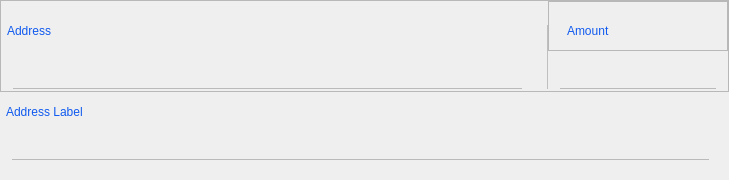
<?xml version="1.0" encoding="UTF-8"?>
<ui version="4.0">
 <class>SendCoinsEntry</class>
 <widget class="QStackedWidget" name="SendCoinsEntry">
  <property name="geometry">
   <rect>
    <x>0</x>
    <y>0</y>
    <width>729</width>
    <height>180</height>
   </rect>
  </property>
  <property name="maximumSize">
   <size>
    <width>16777215</width>
    <height>180</height>
   </size>
  </property>
  <property name="focusPolicy">
   <enum>Qt::TabFocus</enum>
  </property>
  <property name="autoFillBackground">
   <bool>false</bool>
  </property>
  <widget class="QWidget" name="SendCoins">
   <property name="maximumSize">
    <size>
     <width>16777215</width>
     <height>180</height>
    </size>
   </property>
   <layout class="QVBoxLayout" name="verticalLayout" stretch="1,0,0">
    <property name="spacing">
     <number>0</number>
    </property>
    <property name="leftMargin">
     <number>0</number>
    </property>
    <property name="topMargin">
     <number>0</number>
    </property>
    <property name="rightMargin">
     <number>0</number>
    </property>
    <property name="bottomMargin">
     <number>0</number>
    </property>
    <item>
     <widget class="QFrame" name="frame">
      <property name="sizePolicy">
       <sizepolicy hsizetype="Preferred" vsizetype="Minimum">
        <horstretch>0</horstretch>
        <verstretch>0</verstretch>
       </sizepolicy>
      </property>
      <property name="frameShape">
       <enum>QFrame::StyledPanel</enum>
      </property>
      <property name="frameShadow">
       <enum>QFrame::Raised</enum>
      </property>
      <property name="lineWidth">
       <number>0</number>
      </property>
      <layout class="QGridLayout" name="gridLayout_2" columnstretch="2,0,0">
       <property name="leftMargin">
        <number>0</number>
       </property>
       <property name="topMargin">
        <number>0</number>
       </property>
       <property name="rightMargin">
        <number>0</number>
       </property>
       <property name="bottomMargin">
        <number>0</number>
       </property>
       <property name="spacing">
        <number>0</number>
       </property>
       <item row="0" column="1" rowspan="2">
        <widget class="QLabel" name="label_5">
         <property name="minimumSize">
          <size>
           <width>1</width>
           <height>0</height>
          </size>
         </property>
         <property name="maximumSize">
          <size>
           <width>1</width>
           <height>16777215</height>
          </size>
         </property>
         <property name="styleSheet">
          <string notr="true">background-color:#bfbfbf;
margin-top:24px</string>
         </property>
         <property name="text">
          <string/>
         </property>
        </widget>
       </item>
       <item row="1" column="0">
        <layout class="QHBoxLayout" name="payToLayout">
         <property name="spacing">
          <number>2</number>
         </property>
         <property name="rightMargin">
          <number>9</number>
         </property>
         <item>
          <widget class="QValidatedLineEdit" name="payTo">
           <property name="focusPolicy">
            <enum>Qt::StrongFocus</enum>
           </property>
           <property name="toolTip">
            <string>The Bitcoin address to send the payment to</string>
           </property>
           <property name="styleSheet">
            <string notr="true">#payTo {   
	padding:8;
   margin-left:12px;
	font-size:16px;
	margin-right:16px;
	background:transparent;
   background-color:transparent;
	border-top:none;
	border-left:none;
	border-right:none;
   border-bottom:1px solid #bababa;
}

#payTo:focus {
    border-bottom:1px solid #105aef;
}</string>
           </property>
          </widget>
         </item>
        </layout>
       </item>
       <item row="0" column="0">
        <widget class="QLabel" name="label">
         <property name="sizePolicy">
          <sizepolicy hsizetype="Preferred" vsizetype="Minimum">
           <horstretch>0</horstretch>
           <verstretch>0</verstretch>
          </sizepolicy>
         </property>
         <property name="minimumSize">
          <size>
           <width>0</width>
           <height>30</height>
          </size>
         </property>
         <property name="maximumSize">
          <size>
           <width>16777215</width>
           <height>20</height>
          </size>
         </property>
         <property name="styleSheet">
          <string notr="true">padding:0px;
margin:0px;
margin-left:6px;
color:#105AEF;</string>
         </property>
         <property name="text">
          <string>Address</string>
         </property>
         <property name="margin">
          <number>0</number>
         </property>
         <property name="indent">
          <number>0</number>
         </property>
        </widget>
       </item>
       <item row="1" column="2">
        <widget class="QLineEdit" name="payAmount">
         <property name="focusPolicy">
          <enum>Qt::StrongFocus</enum>
         </property>
         <property name="styleSheet">
          <string notr="true">#payAmount {
	padding:8;
  margin-left:12px;
	margin-right:12px;
	font-size:16px;
	background:transparent;
   background-color:transparent;
	border-top:none;
	border-left:none;
	border-right:none;
   border-bottom:1px solid #bababa;
}

#payAmount_2:focus {
    border-bottom:1px solid #105aef;
}</string>
         </property>
        </widget>
       </item>
       <item row="0" column="2">
        <widget class="QFrame" name="frame_2">
         <property name="frameShape">
          <enum>QFrame::StyledPanel</enum>
         </property>
         <property name="frameShadow">
          <enum>QFrame::Raised</enum>
         </property>
         <layout class="QHBoxLayout" name="horizontalLayout">
          <item>
           <widget class="QLabel" name="label_2">
            <property name="sizePolicy">
             <sizepolicy hsizetype="Preferred" vsizetype="Minimum">
              <horstretch>0</horstretch>
              <verstretch>0</verstretch>
             </sizepolicy>
            </property>
            <property name="minimumSize">
             <size>
              <width>0</width>
              <height>30</height>
             </size>
            </property>
            <property name="maximumSize">
             <size>
              <width>16777215</width>
              <height>20</height>
             </size>
            </property>
            <property name="styleSheet">
             <string notr="true">border:none;
margin:0px;
margin-left:6px;
padding:0px;
color:#105AEF;</string>
            </property>
            <property name="text">
             <string>Amount</string>
            </property>
            <property name="margin">
             <number>0</number>
            </property>
           </widget>
          </item>
          <item alignment="Qt::AlignRight|Qt::AlignBottom">
           <widget class="QPushButton" name="btnRemove">
            <property name="sizePolicy">
             <sizepolicy hsizetype="Minimum" vsizetype="Expanding">
              <horstretch>0</horstretch>
              <verstretch>0</verstretch>
             </sizepolicy>
            </property>
            <property name="styleSheet">
             <string notr="true">border:none;
background-color:transparent;
margin:0px;
padding:0px;</string>
            </property>
            <property name="text">
             <string/>
            </property>
            <property name="icon">
             <iconset resource="../veil.qrc">
              <normaloff>:/icons/ic-close-svg</normaloff>:/icons/ic-close-svg</iconset>
            </property>
           </widget>
          </item>
         </layout>
        </widget>
       </item>
      </layout>
     </widget>
    </item>
    <item>
     <widget class="QFrame" name="frame">
      <property name="sizePolicy">
       <sizepolicy hsizetype="Preferred" vsizetype="Minimum">
        <horstretch>0</horstretch>
        <verstretch>0</verstretch>
       </sizepolicy>
      </property>
      <property name="styleSheet">
       <string notr="true">margin:0px;
padding:0px;
border:none;</string>
      </property>
      <layout class="QVBoxLayout" name="verticalLayout_3">
       <property name="spacing">
        <number>0</number>
       </property>
       <property name="leftMargin">
        <number>0</number>
       </property>
       <property name="topMargin">
        <number>0</number>
       </property>
       <property name="rightMargin">
        <number>0</number>
       </property>
       <property name="bottomMargin">
        <number>0</number>
       </property>
       <item>
        <widget class="QLabel" name="label_3">
         <property name="sizePolicy">
          <sizepolicy hsizetype="Preferred" vsizetype="Minimum">
           <horstretch>0</horstretch>
           <verstretch>0</verstretch>
          </sizepolicy>
         </property>
         <property name="minimumSize">
          <size>
           <width>0</width>
           <height>30</height>
          </size>
         </property>
         <property name="maximumSize">
          <size>
           <width>16777215</width>
           <height>20</height>
          </size>
         </property>
         <property name="styleSheet">
          <string notr="true">border:none;
margin:0px;
padding:0px;
color:#105AEF;
margin-left:3px;</string>
         </property>
         <property name="text">
          <string>Address Label</string>
         </property>
         <property name="margin">
          <number>0</number>
         </property>
        </widget>
       </item>
       <item>
        <widget class="QLineEdit" name="addAsLabel">
         <property name="focusPolicy">
          <enum>Qt::StrongFocus</enum>
         </property>
         <property name="toolTip">
          <string>Enter a label for this address to add it to the list of used addresses</string>
         </property>
         <property name="styleSheet">
          <string notr="true">#addAsLabel {   
	padding:8;
  margin-left:12px;
	margin-right:20px;
	font-size:16px;
	background:transparent;
   background-color:transparent;
	border-top:none;
	border-left:none;
	border-right:none;
   border-bottom:1px solid #bababa;
}

#addAsLabel:focus {
    border-bottom:1px solid #105aef;
}</string>
         </property>
        </widget>
       </item>
      </layout>
     </widget>
    </item>
    <item>
     <spacer name="verticalSpacer_2">
      <property name="orientation">
       <enum>Qt::Vertical</enum>
      </property>
      <property name="sizeHint" stdset="0">
       <size>
        <width>20</width>
        <height>20</height>
       </size>
      </property>
     </spacer>
    </item>
   </layout>
  </widget>
  <widget class="QFrame" name="SendCoinsOld">
   <property name="toolTip">
    <string>This is a normal payment.</string>
   </property>
   <property name="frameShape">
    <enum>QFrame::NoFrame</enum>
   </property>
   <layout class="QGridLayout" name="gridLayout">
    <property name="topMargin">
     <number>8</number>
    </property>
    <property name="bottomMargin">
     <number>4</number>
    </property>
    <property name="horizontalSpacing">
     <number>12</number>
    </property>
    <property name="verticalSpacing">
     <number>8</number>
    </property>
   </layout>
  </widget>
  <widget class="QFrame" name="SendCoins_UnauthenticatedPaymentRequest">
   <property name="palette">
    <palette>
     <active>
      <colorrole role="WindowText">
       <brush brushstyle="SolidPattern">
        <color alpha="255">
         <red>0</red>
         <green>0</green>
         <blue>0</blue>
        </color>
       </brush>
      </colorrole>
      <colorrole role="Button">
       <brush brushstyle="SolidPattern">
        <color alpha="255">
         <red>255</red>
         <green>255</green>
         <blue>127</blue>
        </color>
       </brush>
      </colorrole>
      <colorrole role="Light">
       <brush brushstyle="SolidPattern">
        <color alpha="255">
         <red>255</red>
         <green>255</green>
         <blue>255</blue>
        </color>
       </brush>
      </colorrole>
      <colorrole role="Midlight">
       <brush brushstyle="SolidPattern">
        <color alpha="255">
         <red>255</red>
         <green>255</green>
         <blue>191</blue>
        </color>
       </brush>
      </colorrole>
      <colorrole role="Dark">
       <brush brushstyle="SolidPattern">
        <color alpha="255">
         <red>127</red>
         <green>127</green>
         <blue>63</blue>
        </color>
       </brush>
      </colorrole>
      <colorrole role="Mid">
       <brush brushstyle="SolidPattern">
        <color alpha="255">
         <red>170</red>
         <green>170</green>
         <blue>84</blue>
        </color>
       </brush>
      </colorrole>
      <colorrole role="Text">
       <brush brushstyle="SolidPattern">
        <color alpha="255">
         <red>0</red>
         <green>0</green>
         <blue>0</blue>
        </color>
       </brush>
      </colorrole>
      <colorrole role="BrightText">
       <brush brushstyle="SolidPattern">
        <color alpha="255">
         <red>255</red>
         <green>255</green>
         <blue>255</blue>
        </color>
       </brush>
      </colorrole>
      <colorrole role="ButtonText">
       <brush brushstyle="SolidPattern">
        <color alpha="255">
         <red>0</red>
         <green>0</green>
         <blue>0</blue>
        </color>
       </brush>
      </colorrole>
      <colorrole role="Base">
       <brush brushstyle="SolidPattern">
        <color alpha="255">
         <red>255</red>
         <green>255</green>
         <blue>255</blue>
        </color>
       </brush>
      </colorrole>
      <colorrole role="Window">
       <brush brushstyle="SolidPattern">
        <color alpha="255">
         <red>255</red>
         <green>255</green>
         <blue>127</blue>
        </color>
       </brush>
      </colorrole>
      <colorrole role="Shadow">
       <brush brushstyle="SolidPattern">
        <color alpha="255">
         <red>0</red>
         <green>0</green>
         <blue>0</blue>
        </color>
       </brush>
      </colorrole>
      <colorrole role="AlternateBase">
       <brush brushstyle="SolidPattern">
        <color alpha="255">
         <red>255</red>
         <green>255</green>
         <blue>191</blue>
        </color>
       </brush>
      </colorrole>
      <colorrole role="ToolTipBase">
       <brush brushstyle="SolidPattern">
        <color alpha="255">
         <red>255</red>
         <green>255</green>
         <blue>220</blue>
        </color>
       </brush>
      </colorrole>
      <colorrole role="ToolTipText">
       <brush brushstyle="SolidPattern">
        <color alpha="255">
         <red>0</red>
         <green>0</green>
         <blue>0</blue>
        </color>
       </brush>
      </colorrole>
     </active>
     <inactive>
      <colorrole role="WindowText">
       <brush brushstyle="SolidPattern">
        <color alpha="255">
         <red>0</red>
         <green>0</green>
         <blue>0</blue>
        </color>
       </brush>
      </colorrole>
      <colorrole role="Button">
       <brush brushstyle="SolidPattern">
        <color alpha="255">
         <red>255</red>
         <green>255</green>
         <blue>127</blue>
        </color>
       </brush>
      </colorrole>
      <colorrole role="Light">
       <brush brushstyle="SolidPattern">
        <color alpha="255">
         <red>255</red>
         <green>255</green>
         <blue>255</blue>
        </color>
       </brush>
      </colorrole>
      <colorrole role="Midlight">
       <brush brushstyle="SolidPattern">
        <color alpha="255">
         <red>255</red>
         <green>255</green>
         <blue>191</blue>
        </color>
       </brush>
      </colorrole>
      <colorrole role="Dark">
       <brush brushstyle="SolidPattern">
        <color alpha="255">
         <red>127</red>
         <green>127</green>
         <blue>63</blue>
        </color>
       </brush>
      </colorrole>
      <colorrole role="Mid">
       <brush brushstyle="SolidPattern">
        <color alpha="255">
         <red>170</red>
         <green>170</green>
         <blue>84</blue>
        </color>
       </brush>
      </colorrole>
      <colorrole role="Text">
       <brush brushstyle="SolidPattern">
        <color alpha="255">
         <red>0</red>
         <green>0</green>
         <blue>0</blue>
        </color>
       </brush>
      </colorrole>
      <colorrole role="BrightText">
       <brush brushstyle="SolidPattern">
        <color alpha="255">
         <red>255</red>
         <green>255</green>
         <blue>255</blue>
        </color>
       </brush>
      </colorrole>
      <colorrole role="ButtonText">
       <brush brushstyle="SolidPattern">
        <color alpha="255">
         <red>0</red>
         <green>0</green>
         <blue>0</blue>
        </color>
       </brush>
      </colorrole>
      <colorrole role="Base">
       <brush brushstyle="SolidPattern">
        <color alpha="255">
         <red>255</red>
         <green>255</green>
         <blue>255</blue>
        </color>
       </brush>
      </colorrole>
      <colorrole role="Window">
       <brush brushstyle="SolidPattern">
        <color alpha="255">
         <red>255</red>
         <green>255</green>
         <blue>127</blue>
        </color>
       </brush>
      </colorrole>
      <colorrole role="Shadow">
       <brush brushstyle="SolidPattern">
        <color alpha="255">
         <red>0</red>
         <green>0</green>
         <blue>0</blue>
        </color>
       </brush>
      </colorrole>
      <colorrole role="AlternateBase">
       <brush brushstyle="SolidPattern">
        <color alpha="255">
         <red>255</red>
         <green>255</green>
         <blue>191</blue>
        </color>
       </brush>
      </colorrole>
      <colorrole role="ToolTipBase">
       <brush brushstyle="SolidPattern">
        <color alpha="255">
         <red>255</red>
         <green>255</green>
         <blue>220</blue>
        </color>
       </brush>
      </colorrole>
      <colorrole role="ToolTipText">
       <brush brushstyle="SolidPattern">
        <color alpha="255">
         <red>0</red>
         <green>0</green>
         <blue>0</blue>
        </color>
       </brush>
      </colorrole>
     </inactive>
     <disabled>
      <colorrole role="WindowText">
       <brush brushstyle="SolidPattern">
        <color alpha="255">
         <red>127</red>
         <green>127</green>
         <blue>63</blue>
        </color>
       </brush>
      </colorrole>
      <colorrole role="Button">
       <brush brushstyle="SolidPattern">
        <color alpha="255">
         <red>255</red>
         <green>255</green>
         <blue>127</blue>
        </color>
       </brush>
      </colorrole>
      <colorrole role="Light">
       <brush brushstyle="SolidPattern">
        <color alpha="255">
         <red>255</red>
         <green>255</green>
         <blue>255</blue>
        </color>
       </brush>
      </colorrole>
      <colorrole role="Midlight">
       <brush brushstyle="SolidPattern">
        <color alpha="255">
         <red>255</red>
         <green>255</green>
         <blue>191</blue>
        </color>
       </brush>
      </colorrole>
      <colorrole role="Dark">
       <brush brushstyle="SolidPattern">
        <color alpha="255">
         <red>127</red>
         <green>127</green>
         <blue>63</blue>
        </color>
       </brush>
      </colorrole>
      <colorrole role="Mid">
       <brush brushstyle="SolidPattern">
        <color alpha="255">
         <red>170</red>
         <green>170</green>
         <blue>84</blue>
        </color>
       </brush>
      </colorrole>
      <colorrole role="Text">
       <brush brushstyle="SolidPattern">
        <color alpha="255">
         <red>127</red>
         <green>127</green>
         <blue>63</blue>
        </color>
       </brush>
      </colorrole>
      <colorrole role="BrightText">
       <brush brushstyle="SolidPattern">
        <color alpha="255">
         <red>255</red>
         <green>255</green>
         <blue>255</blue>
        </color>
       </brush>
      </colorrole>
      <colorrole role="ButtonText">
       <brush brushstyle="SolidPattern">
        <color alpha="255">
         <red>127</red>
         <green>127</green>
         <blue>63</blue>
        </color>
       </brush>
      </colorrole>
      <colorrole role="Base">
       <brush brushstyle="SolidPattern">
        <color alpha="255">
         <red>255</red>
         <green>255</green>
         <blue>127</blue>
        </color>
       </brush>
      </colorrole>
      <colorrole role="Window">
       <brush brushstyle="SolidPattern">
        <color alpha="255">
         <red>255</red>
         <green>255</green>
         <blue>127</blue>
        </color>
       </brush>
      </colorrole>
      <colorrole role="Shadow">
       <brush brushstyle="SolidPattern">
        <color alpha="255">
         <red>0</red>
         <green>0</green>
         <blue>0</blue>
        </color>
       </brush>
      </colorrole>
      <colorrole role="AlternateBase">
       <brush brushstyle="SolidPattern">
        <color alpha="255">
         <red>255</red>
         <green>255</green>
         <blue>127</blue>
        </color>
       </brush>
      </colorrole>
      <colorrole role="ToolTipBase">
       <brush brushstyle="SolidPattern">
        <color alpha="255">
         <red>255</red>
         <green>255</green>
         <blue>220</blue>
        </color>
       </brush>
      </colorrole>
      <colorrole role="ToolTipText">
       <brush brushstyle="SolidPattern">
        <color alpha="255">
         <red>0</red>
         <green>0</green>
         <blue>0</blue>
        </color>
       </brush>
      </colorrole>
     </disabled>
    </palette>
   </property>
   <property name="toolTip">
    <string>This is an unauthenticated payment request.</string>
   </property>
   <property name="autoFillBackground">
    <bool>true</bool>
   </property>
   <property name="frameShape">
    <enum>QFrame::NoFrame</enum>
   </property>
   <layout class="QGridLayout" name="gridLayout_is">
    <property name="spacing">
     <number>12</number>
    </property>
    <item row="0" column="0">
     <widget class="QLabel" name="payToLabel_is">
      <property name="text">
       <string>Pay To:</string>
      </property>
      <property name="alignment">
       <set>Qt::AlignRight|Qt::AlignTrailing|Qt::AlignVCenter</set>
      </property>
     </widget>
    </item>
    <item row="0" column="1">
     <layout class="QHBoxLayout" name="payToLayout_is">
      <property name="spacing">
       <number>0</number>
      </property>
      <item>
       <widget class="QLabel" name="payTo_is"/>
      </item>
      <item>
       <widget class="QToolButton" name="deleteButton_is">
        <property name="toolTip">
         <string>Remove this entry</string>
        </property>
        <property name="text">
         <string/>
        </property>
        <property name="icon">
         <iconset resource="../veil.qrc">
          <normaloff>:/icons/remove</normaloff>:/icons/remove</iconset>
        </property>
       </widget>
      </item>
     </layout>
    </item>
    <item row="1" column="0">
     <widget class="QLabel" name="memoLabel_is">
      <property name="text">
       <string>Memo:</string>
      </property>
      <property name="alignment">
       <set>Qt::AlignRight|Qt::AlignTrailing|Qt::AlignVCenter</set>
      </property>
     </widget>
    </item>
    <item row="1" column="1">
     <widget class="QLabel" name="memoTextLabel_is">
      <property name="textFormat">
       <enum>Qt::PlainText</enum>
      </property>
     </widget>
    </item>
    <item row="2" column="0">
     <widget class="QLabel" name="amountLabel_is">
      <property name="text">
       <string>A&amp;mount:</string>
      </property>
      <property name="alignment">
       <set>Qt::AlignRight|Qt::AlignTrailing|Qt::AlignVCenter</set>
      </property>
      <property name="buddy">
       <cstring>payAmount_is</cstring>
      </property>
     </widget>
    </item>
    <item row="2" column="1">
     <widget class="BitcoinAmountField" name="payAmount_is">
      <property name="acceptDrops">
       <bool>false</bool>
      </property>
     </widget>
    </item>
   </layout>
  </widget>
  <widget class="QFrame" name="SendCoins_AuthenticatedPaymentRequest">
   <property name="palette">
    <palette>
     <active>
      <colorrole role="WindowText">
       <brush brushstyle="SolidPattern">
        <color alpha="255">
         <red>0</red>
         <green>0</green>
         <blue>0</blue>
        </color>
       </brush>
      </colorrole>
      <colorrole role="Button">
       <brush brushstyle="SolidPattern">
        <color alpha="255">
         <red>140</red>
         <green>232</green>
         <blue>119</blue>
        </color>
       </brush>
      </colorrole>
      <colorrole role="Light">
       <brush brushstyle="SolidPattern">
        <color alpha="255">
         <red>230</red>
         <green>255</green>
         <blue>224</blue>
        </color>
       </brush>
      </colorrole>
      <colorrole role="Midlight">
       <brush brushstyle="SolidPattern">
        <color alpha="255">
         <red>185</red>
         <green>243</green>
         <blue>171</blue>
        </color>
       </brush>
      </colorrole>
      <colorrole role="Dark">
       <brush brushstyle="SolidPattern">
        <color alpha="255">
         <red>70</red>
         <green>116</green>
         <blue>59</blue>
        </color>
       </brush>
      </colorrole>
      <colorrole role="Mid">
       <brush brushstyle="SolidPattern">
        <color alpha="255">
         <red>93</red>
         <green>155</green>
         <blue>79</blue>
        </color>
       </brush>
      </colorrole>
      <colorrole role="Text">
       <brush brushstyle="SolidPattern">
        <color alpha="255">
         <red>0</red>
         <green>0</green>
         <blue>0</blue>
        </color>
       </brush>
      </colorrole>
      <colorrole role="BrightText">
       <brush brushstyle="SolidPattern">
        <color alpha="255">
         <red>155</red>
         <green>255</green>
         <blue>147</blue>
        </color>
       </brush>
      </colorrole>
      <colorrole role="ButtonText">
       <brush brushstyle="SolidPattern">
        <color alpha="255">
         <red>0</red>
         <green>0</green>
         <blue>0</blue>
        </color>
       </brush>
      </colorrole>
      <colorrole role="Base">
       <brush brushstyle="SolidPattern">
        <color alpha="255">
         <red>119</red>
         <green>255</green>
         <blue>233</blue>
        </color>
       </brush>
      </colorrole>
      <colorrole role="Window">
       <brush brushstyle="SolidPattern">
        <color alpha="255">
         <red>140</red>
         <green>232</green>
         <blue>119</blue>
        </color>
       </brush>
      </colorrole>
      <colorrole role="Shadow">
       <brush brushstyle="SolidPattern">
        <color alpha="255">
         <red>0</red>
         <green>0</green>
         <blue>0</blue>
        </color>
       </brush>
      </colorrole>
      <colorrole role="AlternateBase">
       <brush brushstyle="SolidPattern">
        <color alpha="255">
         <red>197</red>
         <green>243</green>
         <blue>187</blue>
        </color>
       </brush>
      </colorrole>
      <colorrole role="NoRole">
       <brush brushstyle="SolidPattern">
        <color alpha="255">
         <red>125</red>
         <green>194</green>
         <blue>122</blue>
        </color>
       </brush>
      </colorrole>
      <colorrole role="ToolTipBase">
       <brush brushstyle="SolidPattern">
        <color alpha="255">
         <red>255</red>
         <green>255</green>
         <blue>220</blue>
        </color>
       </brush>
      </colorrole>
      <colorrole role="ToolTipText">
       <brush brushstyle="SolidPattern">
        <color alpha="255">
         <red>0</red>
         <green>0</green>
         <blue>0</blue>
        </color>
       </brush>
      </colorrole>
     </active>
     <inactive>
      <colorrole role="WindowText">
       <brush brushstyle="SolidPattern">
        <color alpha="255">
         <red>0</red>
         <green>0</green>
         <blue>0</blue>
        </color>
       </brush>
      </colorrole>
      <colorrole role="Button">
       <brush brushstyle="SolidPattern">
        <color alpha="255">
         <red>140</red>
         <green>232</green>
         <blue>119</blue>
        </color>
       </brush>
      </colorrole>
      <colorrole role="Light">
       <brush brushstyle="SolidPattern">
        <color alpha="255">
         <red>230</red>
         <green>255</green>
         <blue>224</blue>
        </color>
       </brush>
      </colorrole>
      <colorrole role="Midlight">
       <brush brushstyle="SolidPattern">
        <color alpha="255">
         <red>185</red>
         <green>243</green>
         <blue>171</blue>
        </color>
       </brush>
      </colorrole>
      <colorrole role="Dark">
       <brush brushstyle="SolidPattern">
        <color alpha="255">
         <red>70</red>
         <green>116</green>
         <blue>59</blue>
        </color>
       </brush>
      </colorrole>
      <colorrole role="Mid">
       <brush brushstyle="SolidPattern">
        <color alpha="255">
         <red>93</red>
         <green>155</green>
         <blue>79</blue>
        </color>
       </brush>
      </colorrole>
      <colorrole role="Text">
       <brush brushstyle="SolidPattern">
        <color alpha="255">
         <red>0</red>
         <green>0</green>
         <blue>0</blue>
        </color>
       </brush>
      </colorrole>
      <colorrole role="BrightText">
       <brush brushstyle="SolidPattern">
        <color alpha="255">
         <red>155</red>
         <green>255</green>
         <blue>147</blue>
        </color>
       </brush>
      </colorrole>
      <colorrole role="ButtonText">
       <brush brushstyle="SolidPattern">
        <color alpha="255">
         <red>0</red>
         <green>0</green>
         <blue>0</blue>
        </color>
       </brush>
      </colorrole>
      <colorrole role="Base">
       <brush brushstyle="SolidPattern">
        <color alpha="255">
         <red>119</red>
         <green>255</green>
         <blue>233</blue>
        </color>
       </brush>
      </colorrole>
      <colorrole role="Window">
       <brush brushstyle="SolidPattern">
        <color alpha="255">
         <red>140</red>
         <green>232</green>
         <blue>119</blue>
        </color>
       </brush>
      </colorrole>
      <colorrole role="Shadow">
       <brush brushstyle="SolidPattern">
        <color alpha="255">
         <red>0</red>
         <green>0</green>
         <blue>0</blue>
        </color>
       </brush>
      </colorrole>
      <colorrole role="AlternateBase">
       <brush brushstyle="SolidPattern">
        <color alpha="255">
         <red>197</red>
         <green>243</green>
         <blue>187</blue>
        </color>
       </brush>
      </colorrole>
      <colorrole role="NoRole">
       <brush brushstyle="SolidPattern">
        <color alpha="255">
         <red>125</red>
         <green>194</green>
         <blue>122</blue>
        </color>
       </brush>
      </colorrole>
      <colorrole role="ToolTipBase">
       <brush brushstyle="SolidPattern">
        <color alpha="255">
         <red>255</red>
         <green>255</green>
         <blue>220</blue>
        </color>
       </brush>
      </colorrole>
      <colorrole role="ToolTipText">
       <brush brushstyle="SolidPattern">
        <color alpha="255">
         <red>0</red>
         <green>0</green>
         <blue>0</blue>
        </color>
       </brush>
      </colorrole>
     </inactive>
     <disabled>
      <colorrole role="WindowText">
       <brush brushstyle="SolidPattern">
        <color alpha="255">
         <red>70</red>
         <green>116</green>
         <blue>59</blue>
        </color>
       </brush>
      </colorrole>
      <colorrole role="Button">
       <brush brushstyle="SolidPattern">
        <color alpha="255">
         <red>140</red>
         <green>232</green>
         <blue>119</blue>
        </color>
       </brush>
      </colorrole>
      <colorrole role="Light">
       <brush brushstyle="SolidPattern">
        <color alpha="255">
         <red>230</red>
         <green>255</green>
         <blue>224</blue>
        </color>
       </brush>
      </colorrole>
      <colorrole role="Midlight">
       <brush brushstyle="SolidPattern">
        <color alpha="255">
         <red>185</red>
         <green>243</green>
         <blue>171</blue>
        </color>
       </brush>
      </colorrole>
      <colorrole role="Dark">
       <brush brushstyle="SolidPattern">
        <color alpha="255">
         <red>70</red>
         <green>116</green>
         <blue>59</blue>
        </color>
       </brush>
      </colorrole>
      <colorrole role="Mid">
       <brush brushstyle="SolidPattern">
        <color alpha="255">
         <red>93</red>
         <green>155</green>
         <blue>79</blue>
        </color>
       </brush>
      </colorrole>
      <colorrole role="Text">
       <brush brushstyle="SolidPattern">
        <color alpha="255">
         <red>70</red>
         <green>116</green>
         <blue>59</blue>
        </color>
       </brush>
      </colorrole>
      <colorrole role="BrightText">
       <brush brushstyle="SolidPattern">
        <color alpha="255">
         <red>155</red>
         <green>255</green>
         <blue>147</blue>
        </color>
       </brush>
      </colorrole>
      <colorrole role="ButtonText">
       <brush brushstyle="SolidPattern">
        <color alpha="255">
         <red>70</red>
         <green>116</green>
         <blue>59</blue>
        </color>
       </brush>
      </colorrole>
      <colorrole role="Base">
       <brush brushstyle="SolidPattern">
        <color alpha="255">
         <red>140</red>
         <green>232</green>
         <blue>119</blue>
        </color>
       </brush>
      </colorrole>
      <colorrole role="Window">
       <brush brushstyle="SolidPattern">
        <color alpha="255">
         <red>140</red>
         <green>232</green>
         <blue>119</blue>
        </color>
       </brush>
      </colorrole>
      <colorrole role="Shadow">
       <brush brushstyle="SolidPattern">
        <color alpha="255">
         <red>0</red>
         <green>0</green>
         <blue>0</blue>
        </color>
       </brush>
      </colorrole>
      <colorrole role="AlternateBase">
       <brush brushstyle="SolidPattern">
        <color alpha="255">
         <red>140</red>
         <green>232</green>
         <blue>119</blue>
        </color>
       </brush>
      </colorrole>
      <colorrole role="NoRole">
       <brush brushstyle="SolidPattern">
        <color alpha="255">
         <red>125</red>
         <green>194</green>
         <blue>122</blue>
        </color>
       </brush>
      </colorrole>
      <colorrole role="ToolTipBase">
       <brush brushstyle="SolidPattern">
        <color alpha="255">
         <red>255</red>
         <green>255</green>
         <blue>220</blue>
        </color>
       </brush>
      </colorrole>
      <colorrole role="ToolTipText">
       <brush brushstyle="SolidPattern">
        <color alpha="255">
         <red>0</red>
         <green>0</green>
         <blue>0</blue>
        </color>
       </brush>
      </colorrole>
     </disabled>
    </palette>
   </property>
   <property name="toolTip">
    <string>This is an authenticated payment request.</string>
   </property>
   <property name="autoFillBackground">
    <bool>true</bool>
   </property>
   <property name="frameShape">
    <enum>QFrame::NoFrame</enum>
   </property>
   <layout class="QGridLayout" name="gridLayout_s">
    <property name="spacing">
     <number>12</number>
    </property>
    <item row="0" column="0">
     <widget class="QLabel" name="payToLabel_s">
      <property name="text">
       <string>Pay To:</string>
      </property>
      <property name="alignment">
       <set>Qt::AlignRight|Qt::AlignTrailing|Qt::AlignVCenter</set>
      </property>
     </widget>
    </item>
    <item row="0" column="1">
     <layout class="QHBoxLayout" name="payToLayout_s">
      <property name="spacing">
       <number>0</number>
      </property>
      <item>
       <widget class="QLabel" name="payTo_s">
        <property name="textFormat">
         <enum>Qt::PlainText</enum>
        </property>
       </widget>
      </item>
      <item>
       <widget class="QToolButton" name="deleteButton_s">
        <property name="toolTip">
         <string>Remove this entry</string>
        </property>
        <property name="text">
         <string/>
        </property>
        <property name="icon">
         <iconset resource="../veil.qrc">
          <normaloff>:/icons/remove</normaloff>:/icons/remove</iconset>
        </property>
       </widget>
      </item>
     </layout>
    </item>
    <item row="1" column="0">
     <widget class="QLabel" name="memoLabel_s">
      <property name="text">
       <string>Memo:</string>
      </property>
      <property name="alignment">
       <set>Qt::AlignRight|Qt::AlignTrailing|Qt::AlignVCenter</set>
      </property>
     </widget>
    </item>
    <item row="1" column="1">
     <widget class="QLabel" name="memoTextLabel_s">
      <property name="textFormat">
       <enum>Qt::PlainText</enum>
      </property>
     </widget>
    </item>
    <item row="2" column="0">
     <widget class="QLabel" name="amountLabel_s">
      <property name="text">
       <string>A&amp;mount:</string>
      </property>
      <property name="alignment">
       <set>Qt::AlignRight|Qt::AlignTrailing|Qt::AlignVCenter</set>
      </property>
      <property name="buddy">
       <cstring>payAmount_s</cstring>
      </property>
     </widget>
    </item>
    <item row="2" column="1">
     <widget class="BitcoinAmountField" name="payAmount_s">
      <property name="acceptDrops">
       <bool>false</bool>
      </property>
     </widget>
    </item>
   </layout>
  </widget>
 </widget>
 <customwidgets>
  <customwidget>
   <class>QValidatedLineEdit</class>
   <extends>QLineEdit</extends>
   <header>qt/qvalidatedlineedit.h</header>
  </customwidget>
  <customwidget>
   <class>BitcoinAmountField</class>
   <extends>QLineEdit</extends>
   <header>qt/bitcoinamountfield.h</header>
   <container>1</container>
  </customwidget>
 </customwidgets>
 <tabstops>
  <tabstop>payAmount_is</tabstop>
  <tabstop>deleteButton_is</tabstop>
  <tabstop>payAmount_s</tabstop>
  <tabstop>deleteButton_s</tabstop>
 </tabstops>
 <resources>
  <include location="../veil.qrc"/>
 </resources>
 <connections/>
</ui>
